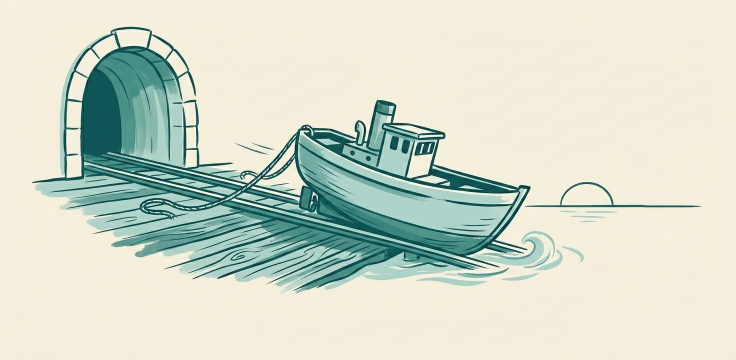
#> input picture assets/hero.png, 1472 x 720 px (shown at 1/2 size)
$ python generate_icons.py ../assets/hero.png
#> lines starting #> are read from the running program, lines starting #| are printed output that depends on the picture
# brew install python pillow inkscape
#
# Optional: create a virtual environment
#   python3 -m venv .venv && source .venv/bin/activate && pip install pillow
#
# Usage:
#   python3 generate_icons.py <input_image.(png|jpg|svg)>

from PIL import Image
import os
import sys
import subprocess
import tempfile
import json

# Define the required icon sizes and their Contents.json mapping
icon_sizes = {
    "iOS_1024pt": (1024, 1024),
    "macOS_16pt_1x": (16, 16),
    "macOS_16pt_2x": (32, 32),
    "macOS_32pt_1x": (32, 32),
    "macOS_32pt_2x": (64, 64),
    "macOS_128pt_1x": (128, 128),
    "macOS_128pt_2x": (256, 256),
    "macOS_256pt_1x": (256, 256),
    "macOS_256pt_2x": (512, 512),
    "macOS_512pt_1x": (512, 512),
    "macOS_512pt_2x": (1024, 1024),
    "App_Store_2x": (1024, 1024),
}

def create_contents_json(main_image_filename):
    """Create the Contents.json file for the .appiconset with proper iOS and macOS entries."""
    contents = {
        "images": [
            # Main iOS icon (1024x1024)
            {
                "filename": main_image_filename,
                "idiom": "universal",
                "platform": "ios",
                "size": "1024x1024"
            },
            # Dark appearance variant (placeholder)
            {
                "appearances": [
                    {
                        "appearance": "luminosity",
                        "value": "dark"
                    }
                ],
                "filename": "iOS_1024pt.png",
                "idiom": "universal",
                "platform": "ios",
                "size": "1024x1024"
            },
            # Tinted appearance variant (placeholder)
            {
                "appearances": [
                    {
                        "appearance": "luminosity",
                        "value": "tinted"
                    }
                ],
                "filename": "iOS_1024pt_tinted.png",
                "idiom": "universal",
                "platform": "ios",
                "size": "1024x1024"
            },
            # macOS icons
            {
                "filename": "macOS_16pt_1x.png",
                "idiom": "mac",
                "scale": "1x",
                "size": "16x16"
            },
            {
                "filename": "macOS_16pt_2x.png",
                "idiom": "mac",
                "scale": "2x",
                "size": "16x16"
            },
            {
                "filename": "macOS_32pt_1x.png",
                "idiom": "mac",
                "scale": "1x",
                "size": "32x32"
            },
            {
                "filename": "macOS_32pt_2x.png",
                "idiom": "mac",
                "scale": "2x",
                "size": "32x32"
            },
            {
                "filename": "macOS_128pt_1x.png",
                "idiom": "mac",
                "scale": "1x",
                "size": "128x128"
            },
            {
                "filename": "macOS_128pt_2x.png",
                "idiom": "mac",
                "scale": "2x",
                "size": "128x128"
            },
            {
                "filename": "macOS_256pt_1x.png",
                "idiom": "mac",
                "scale": "1x",
                "size": "256x256"
            },
            {
                "filename": "macOS_256pt_2x.png",
                "idiom": "mac",
                "scale": "2x",
                "size": "256x256"
            },
            {
                "filename": "macOS_512pt_1x.png",
                "idiom": "mac",
                "scale": "1x",
                "size": "512x512"
            },
            {
                "filename": "macOS_512pt_2x.png",
                "idiom": "mac",
                "scale": "2x",
                "size": "512x512"
            }
        ],
        "info": {
            "author": "xcode",
            "version": 1
        }
    }
    return contents

# [46 lines left out: function convert_svg_to_image, not called in this run]

def generate_app_icons(input_image_path, output_folder):
    """Generate app icons from the input image (SVG, PNG, or JPG) as PNG files."""
#> called with input_image_path = '../assets/hero.png', output_folder = 'AppIcons'

    if not os.path.exists(output_folder):
        os.makedirs(output_folder)

    is_svg = input_image_path.lower().endswith('.svg')

    # Get the original image filename for the main iOS icon
    original_filename = os.path.basename(input_image_path)
    original_name, original_ext = os.path.splitext(original_filename)
    main_image_filename = f"{original_name}.png"

    for name, size in icon_sizes.items():
        try:
            if is_svg:
                # For SVG, use Inkscape for conversion
                img = convert_svg_to_image(input_image_path, size)
                # Use original filename for iOS_1024pt, otherwise use generated name
                if name == "iOS_1024pt":
                    output_path = os.path.join(output_folder, main_image_filename)
                else:
                    output_path = os.path.join(output_folder, f"{name}.png")
                img.save(output_path, format="PNG")
            else:
                # For PNG and JPG, use PIL for resizing
                with Image.open(input_image_path) as img:
                    # Keep original image mode for PNG output (preserves transparency)
#> img is the input picture: PIL image 1472x720 RGB; mean R, G, B 210.8, 218, 202.6
                    resized_img = img.resize(size, Image.LANCZOS)
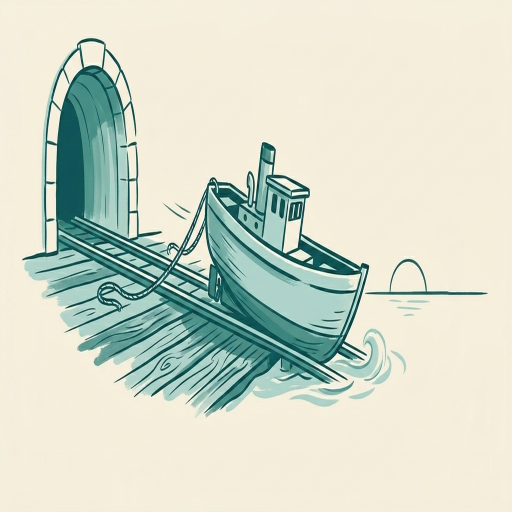
#> resized_img: PIL image 1024x1024 RGB (shown at 1/2 size); mean R, G, B 210.8, 218, 202.6
                    # Use original filename for iOS_1024pt, otherwise use generated name
                    if name == "iOS_1024pt":
                        output_path = os.path.join(output_folder, main_image_filename)
                    else:
                        output_path = os.path.join(output_folder, f"{name}.png")
                    resized_img.save(output_path, format="PNG")

            print(f"Saved: {output_path}")
        except Exception as e:
            print(f"Error processing {name}: {str(e)}")

    # Generate Contents.json file
    contents_json = create_contents_json(main_image_filename)
#> contents_json = 2 items
    contents_path = os.path.join(output_folder, "Contents.json")
    with open(contents_path, 'w') as f:
        json.dump(contents_json, f, indent=2)
    print(f"Created: {contents_path}")

if __name__ == "__main__":
    if len(sys.argv) != 2:
        print("Usage: python3 generate_icons.py <input_image.(png|jpg|svg)>")
        sys.exit(1)

    input_image_path = sys.argv[1]
    if not input_image_path.lower().endswith(('.png', '.jpg', '.jpeg', '.svg')):
        print("Error: Input file must be PNG, JPG, or SVG format")
        sys.exit(1)

    # Check if the input file is within an .appiconset directory
    input_dir = os.path.dirname(os.path.abspath(input_image_path))
    if input_dir.endswith('.appiconset'):
        # Use the .appiconset directory as output folder
        output_folder = input_dir
        print(f"Detected .appiconset directory: {output_folder}")
    else:
        # Use default AppIcons folder
        output_folder = "AppIcons"
        print(f"Using default output folder: {output_folder}")

    generate_app_icons(input_image_path, output_folder)
